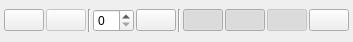
<?xml version="1.0" encoding="UTF-8"?>
<ui version="4.0">
 <class>cbControlPanel</class>
 <widget class="QWidget" name="cbControlPanel">
  <property name="geometry">
   <rect>
    <x>0</x>
    <y>0</y>
    <width>330</width>
    <height>42</height>
   </rect>
  </property>
  <property name="maximumSize">
   <size>
    <width>16777215</width>
    <height>356</height>
   </size>
  </property>
  <property name="windowTitle">
   <string>CiberRato Control Panel</string>
  </property>
  <layout class="QGridLayout" name="gridLayout">
   <property name="horizontalSpacing">
    <number>4</number>
   </property>
   <property name="verticalSpacing">
    <number>0</number>
   </property>
   <property name="margin">
    <number>4</number>
   </property>
   <item row="0" column="1">
    <layout class="QHBoxLayout" name="horizontalLayout_1">
     <property name="spacing">
      <number>2</number>
     </property>
     <item>
      <widget class="QPushButton" name="pushButton_Reset">
       <property name="toolTip">
        <string>Reset</string>
       </property>
       <property name="text">
        <string/>
       </property>
       <property name="icon">
        <iconset resource="default.qrc">
         <normaloff>:/images/control/reset</normaloff>:/images/control/reset</iconset>
       </property>
       <property name="iconSize">
        <size>
         <width>24</width>
         <height>24</height>
        </size>
       </property>
      </widget>
     </item>
     <item>
      <widget class="QPushButton" name="pushButton_StartStop">
       <property name="enabled">
        <bool>false</bool>
       </property>
       <property name="toolTip">
        <string>Start</string>
       </property>
       <property name="text">
        <string/>
       </property>
       <property name="icon">
        <iconset resource="default.qrc">
         <normaloff>:/images/control/start</normaloff>
         <normalon>:/images/control/stop</normalon>:/images/control/start</iconset>
       </property>
       <property name="iconSize">
        <size>
         <width>24</width>
         <height>24</height>
        </size>
       </property>
      </widget>
     </item>
     <item>
      <widget class="Line" name="line_1">
       <property name="orientation">
        <enum>Qt::Vertical</enum>
       </property>
      </widget>
     </item>
     <item>
      <widget class="QSpinBox" name="spinBox_Robot"/>
     </item>
     <item>
      <widget class="QPushButton" name="pushButton_Remove">
       <property name="toolTip">
        <string>Kill Robot</string>
       </property>
       <property name="text">
        <string/>
       </property>
       <property name="icon">
        <iconset resource="default.qrc">
         <normaloff>:/images/control/remove</normaloff>:/images/control/remove</iconset>
       </property>
       <property name="iconSize">
        <size>
         <width>24</width>
         <height>24</height>
        </size>
       </property>
      </widget>
     </item>
     <item>
      <widget class="Line" name="line_2">
       <property name="lineWidth">
        <number>1</number>
       </property>
       <property name="orientation">
        <enum>Qt::Vertical</enum>
       </property>
      </widget>
     </item>
     <item>
      <widget class="QPushButton" name="pushButton_Time">
       <property name="toolTip">
        <string>Toggle Time Limit</string>
       </property>
       <property name="text">
        <string/>
       </property>
       <property name="icon">
        <iconset resource="default.qrc">
         <normaloff>:/images/buttons/time_off</normaloff>
         <normalon>:/images/buttons/time_on</normalon>:/images/buttons/time_off</iconset>
       </property>
       <property name="iconSize">
        <size>
         <width>24</width>
         <height>24</height>
        </size>
       </property>
       <property name="checkable">
        <bool>true</bool>
       </property>
       <property name="checked">
        <bool>true</bool>
       </property>
      </widget>
     </item>
     <item>
      <widget class="QPushButton" name="pushButton_Collisions">
       <property name="toolTip">
        <string>Toggle Collisions between Robots</string>
       </property>
       <property name="text">
        <string/>
       </property>
       <property name="icon">
        <iconset resource="default.qrc">
         <normaloff>:/images/buttons/collisions_off</normaloff>
         <normalon>:/images/buttons/collisions_on</normalon>:/images/buttons/collisions_off</iconset>
       </property>
       <property name="iconSize">
        <size>
         <width>24</width>
         <height>24</height>
        </size>
       </property>
       <property name="checkable">
        <bool>true</bool>
       </property>
       <property name="checked">
        <bool>true</bool>
       </property>
      </widget>
     </item>
     <item>
      <spacer name="horizontalSpacer">
       <property name="orientation">
        <enum>Qt::Horizontal</enum>
       </property>
       <property name="sizeHint" stdset="0">
        <size>
         <width>0</width>
         <height>1</height>
        </size>
       </property>
      </spacer>
     </item>
     <item>
      <widget class="QPushButton" name="pushButton_Lock">
       <property name="enabled">
        <bool>false</bool>
       </property>
       <property name="toolTip">
        <string>Toggle Robot Registrations</string>
       </property>
       <property name="text">
        <string/>
       </property>
       <property name="icon">
        <iconset resource="default.qrc">
         <normaloff>:/images/buttons/lock_closed</normaloff>
         <normalon>:/images/buttons/lock_open</normalon>:/images/buttons/lock_closed</iconset>
       </property>
       <property name="iconSize">
        <size>
         <width>24</width>
         <height>24</height>
        </size>
       </property>
       <property name="checkable">
        <bool>true</bool>
       </property>
       <property name="checked">
        <bool>true</bool>
       </property>
      </widget>
     </item>
     <item>
      <widget class="QPushButton" name="pushButton_ManageRobots">
       <property name="toolTip">
        <string>Robot Management</string>
       </property>
       <property name="text">
        <string/>
       </property>
       <property name="icon">
        <iconset resource="default.qrc">
         <normaloff>:/images/buttons/mouse</normaloff>:/images/buttons/mouse</iconset>
       </property>
       <property name="iconSize">
        <size>
         <width>24</width>
         <height>24</height>
        </size>
       </property>
       <property name="checkable">
        <bool>true</bool>
       </property>
      </widget>
     </item>
    </layout>
   </item>
  </layout>
 </widget>
 <resources>
  <include location="default.qrc"/>
 </resources>
 <connections/>
</ui>
